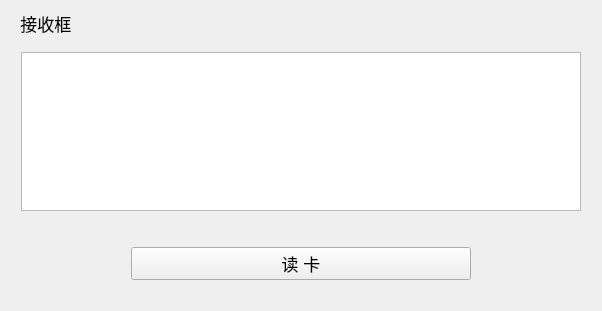
<?xml version="1.0" encoding="UTF-8"?>
<ui version="4.0">
 <class>MainWindow</class>
 <widget class="QMainWindow" name="MainWindow">
  <property name="geometry">
   <rect>
    <x>0</x>
    <y>0</y>
    <width>602</width>
    <height>311</height>
   </rect>
  </property>
  <property name="windowTitle">
   <string>MainWindow</string>
  </property>
  <widget class="QWidget" name="centralWidget">
   <property name="styleSheet">
    <string notr="true"/>
   </property>
   <layout class="QGridLayout" name="gridLayout">
    <item row="2" column="0">
     <layout class="QVBoxLayout" name="verticalLayout" stretch="1,25,1">
      <property name="topMargin">
       <number>0</number>
      </property>
      <property name="bottomMargin">
       <number>20</number>
      </property>
      <item>
       <widget class="QLabel" name="label">
        <property name="font">
         <font>
          <pointsize>13</pointsize>
         </font>
        </property>
        <property name="text">
         <string>  接收框</string>
        </property>
       </widget>
      </item>
      <item>
       <layout class="QVBoxLayout" name="verticalLayout_3">
        <property name="leftMargin">
         <number>10</number>
        </property>
        <property name="topMargin">
         <number>10</number>
        </property>
        <property name="rightMargin">
         <number>10</number>
        </property>
        <property name="bottomMargin">
         <number>30</number>
        </property>
        <item>
         <widget class="QTextEdit" name="m_textEdit_Receive"/>
        </item>
       </layout>
      </item>
      <item>
       <layout class="QVBoxLayout" name="verticalLayout_2">
        <property name="leftMargin">
         <number>120</number>
        </property>
        <property name="rightMargin">
         <number>120</number>
        </property>
        <item>
         <widget class="QPushButton" name="pushButton_ReadCard">
          <property name="font">
           <font>
            <pointsize>13</pointsize>
           </font>
          </property>
          <property name="text">
           <string>读 卡</string>
          </property>
         </widget>
        </item>
       </layout>
      </item>
     </layout>
    </item>
   </layout>
  </widget>
 </widget>
 <layoutdefault spacing="6" margin="11"/>
 <resources/>
 <connections/>
</ui>
